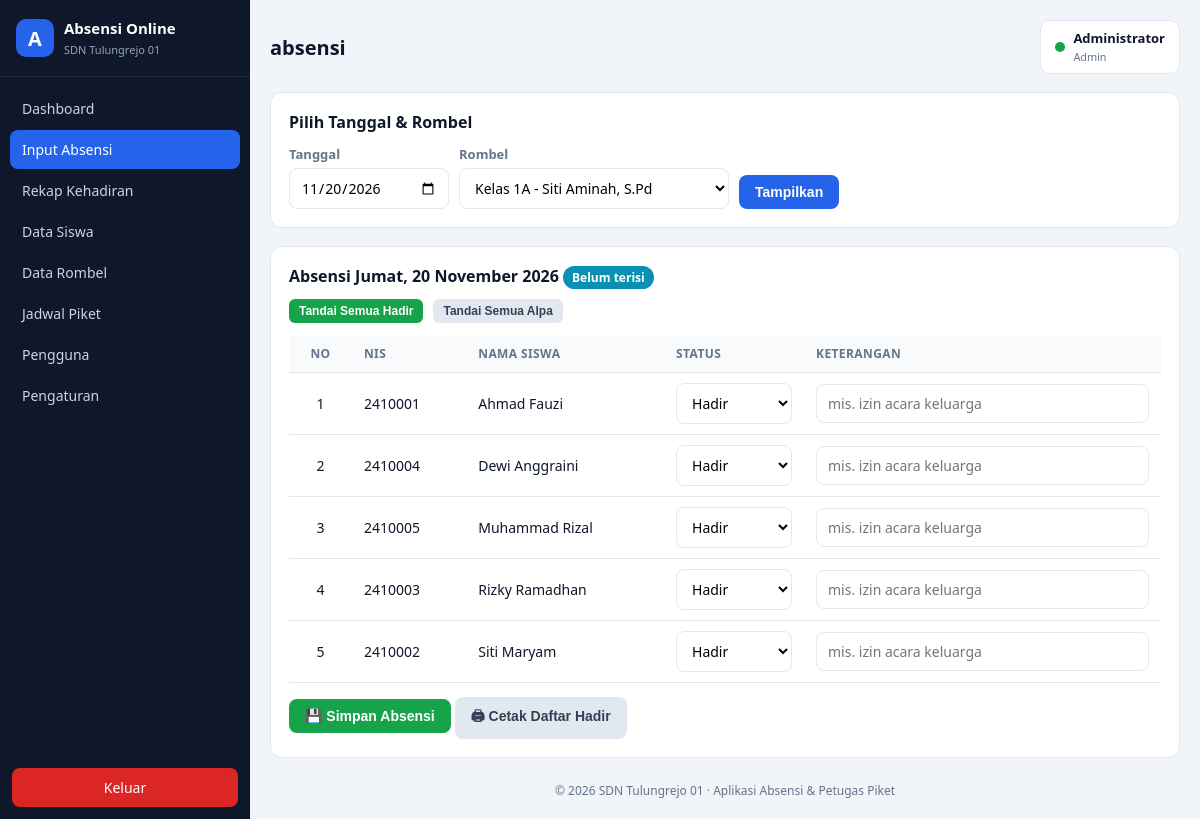
The app's page /absensi.php?rombel=1 (signed in) with its own data.
### tables this page shows
CREATE TABLE `pengaturan` (
  `id`              INT(11) NOT NULL AUTO_INCREMENT,
  `nama_sekolah`    VARCHAR(100) NOT NULL DEFAULT 'SDN Tulungrejo 01',
  `npsn`            VARCHAR(16) DEFAULT NULL,
  `alamat`          VARCHAR(150) DEFAULT NULL,
  `kepala_sekolah`  VARCHAR(100) DEFAULT NULL,
  `tahun_pelajaran` VARCHAR(9)  NOT NULL DEFAULT '2025/2026',
  `semester`        ENUM('Ganjil','Genap') NOT NULL DEFAULT 'Ganjil',
  `logo`            VARCHAR(255) DEFAULT NULL,
  PRIMARY KEY (`id`)
);

CREATE TABLE `siswa` (
  `nis`         VARCHAR(12) NOT NULL,
  `nisn`        VARCHAR(10) DEFAULT NULL,
  `nama`        VARCHAR(100) NOT NULL,
  `jk`          ENUM('L','P') NOT NULL DEFAULT 'L',
  `tempat_lahir` VARCHAR(50) DEFAULT NULL,
  `tgl_lahir`   DATE DEFAULT NULL,
  `alamat`      VARCHAR(150) DEFAULT NULL,
  `no_hp_ortu`  VARCHAR(15) DEFAULT NULL,
  `id_rombel`   INT(11) NOT NULL,
  `aktif`       TINYINT(1) NOT NULL DEFAULT 1,
  `created_at`  TIMESTAMP NOT NULL DEFAULT CURRENT_TIMESTAMP,
  PRIMARY KEY (`nis`),
  KEY `fk_siswa_rombel` (`id_rombel`),
  CONSTRAINT `fk_siswa_rombel` FOREIGN KEY (`id_rombel`)
      REFERENCES `rombel` (`id_rombel`) ON UPDATE CASCADE ON DELETE RESTRICT
);

### library/functions.php (called while the page is built, shortened)
<?php
function e($str)
{
    return htmlspecialchars((string)$str, ENT_QUOTES, 'UTF-8');
}
function tanggal_indo($tanggal)
{
    $bulan = [1 => 'Januari', 'Februari', 'Maret', 'April', 'Mei', 'Juni',
              'Juli', 'Agustus', 'September', 'Oktober', 'November', 'Desember'];
    $hari = ['Minggu', 'Senin', 'Selasa', 'Rabu', 'Kamis', 'Jumat', 'Sabtu'];
    $ts = strtotime($tanggal);
    return $hari[date('w', $ts)] . ', ' . date('j', $ts) . ' ' . $bulan[(int)date('n', $ts)] . ' ' . date('Y', $ts);
}
function get_pengaturan($conn)
{
    $r = $conn->query("SELECT * FROM pengaturan ORDER BY id ASC LIMIT 1")->fetch_assoc();
    return $r ?: [];
}
function current_user()
{
    return $_SESSION['user'] ?? null;
}

### absensi.php (the view, shortened to what this page needs)
<?php
$page = 'absensi';
require_once __DIR__ . '/library/header.php';
$setting = get_pengaturan($conn);
$tgl = $_GET['tgl'] ?? date('Y-m-d');
$idRombel = (int)($_GET['rombel'] ?? 0);
$rombelList = $conn->query("SELECT * FROM rombel ORDER BY tingkat, kode_rombel")->fetch_all(MYSQLI_ASSOC);
$siswaList = [];
$sudahTersimpan = false;
if ($idRombel > 0) {
    $stmt = $conn->prepare(
        "SELECT s.nis, s.nama, a.status, a.keterangan
         FROM siswa s
         LEFT JOIN absensi a ON a.nis = s.nis AND a.tgl_absen = ?
         WHERE s.id_rombel = ? AND s.aktif = 1
         ORDER BY s.nama"
    );
    $stmt->bind_param('si', $tgl, $idRombel);
    $stmt->execute();
    $siswaList = $stmt->get_result()->fetch_all(MYSQLI_ASSOC);
}
function status_options($selected)
{
    $opts = ['H' => 'Hadir', 'I' => 'Izin', 'S' => 'Sakit', 'A' => 'Alpa'];
    $html = '';
    foreach ($opts as $k => $v) {
        $html .= '<option value="' . $k . '"' . ($selected === $k ? ' selected' : '') . '>' . $v . '</option>';
    }
    return $html;
}
?>
<div class="card">
  <h2>Pilih Tanggal &amp; Rombel</h2>
  <form method="get" class="filter-bar">
    <div class="form-group">
      <label>Tanggal</label>
      <input type="date" name="tgl" value="<?= e($tgl) ?>" required>
    </div>
    <div class="form-group">
      <label>Rombel</label>
      <select name="rombel" required>
        <?php foreach ($rombelList as $r): ?>
          <option value="<?= (int)$r['id_rombel'] ?>" <?= $idRombel === (int)$r['id_rombel'] ? 'selected' : '' ?>>
            <?= e($r['nama_rombel']) ?><?= $r['wali_kelas'] ? ' - ' . e($r['wali_kelas']) : '' ?>
          </option>
        <?php endforeach; ?>
      </select>
    </div>
    <button class="btn">Tampilkan</button>
  </form>
</div>
<?php if ($idRombel > 0): ?>
<div class="card">
  <h2>
    Absensi <?= tanggal_indo($tgl) ?>
    <?php if ($sudahTersimpan): ?>
      <span class="badge badge-warning">Sudah terisi (disimpan ulang akan diperbarui)</span>
    <?php else: ?>
      <span class="badge badge-info">Belum terisi</span>
    <?php endif; ?>
  </h2>
  <?php if (!$siswaList): ?>
    <div class="alert alert-warning">Tidak ada siswa aktif pada rombel ini.</div>
  <?php else: ?>
    <form method="post">
      <div class="filter-bar no-print" style="margin-bottom:12px">
        <button type="button" class="btn btn-sm btn-success" onclick="setAllStatus('H')">Tandai Semua Hadir</button>
        <button type="button" class="btn btn-sm btn-secondary" onclick="setAllStatus('A')">Tandai Semua Alpa</button>
      </div>
      <div class="table-wrap">
        <table>
          <thead>
            <tr>
              <th class="center">No</th>
              <th>NIS</th>
              <th>Nama Siswa</th>
              <th style="width:140px">Status</th>
              <th>Keterangan</th>
            </tr>
          </thead>
          <tbody>
          <?php foreach ($siswaList as $i => $s): ?>
            <tr>
              <td class="center"><?= $i + 1 ?></td>
              <td><?= e($s['nis']) ?></td>
              <td><?= e($s['nama']) ?></td>
              <td>
                <select name="status[]"><?= status_options($s['status'] ?? 'H') ?></select>
              </td>
              <td>
                <input type="text" name="keterangan[]" value="<?= e($s['keterangan'] ?? '') ?>" placeholder="mis. izin acara keluarga">
              </td>
            </tr>
          <?php endforeach; ?>
          </tbody>
        </table>
      </div>
      <div style="margin-top:14px">
        <button class="btn btn-success">💾 Simpan Absensi</button>
        <button type="button" class="btn btn-secondary" onclick="cetak()">🖨 Cetak Daftar Hadir</button>
      </div>
    </form>
  <?php endif; ?>
</div>
<?php endif; ?>
<?php require_once __DIR__ . '/library/footer.php'; ?>

### library/header.php (shortened to what this page needs)
<?php
require_once __DIR__ . '/auth.php';
$user = current_user();
$setting = get_pengaturan($conn);
$page = $page ?? '';
$menu = [
    'dashboard' => ['Dashboard', 'index.php', 'all'],
    'absensi'   => ['Input Absensi', 'absensi.php', 'all'],
    'rekap'     => ['Rekap Kehadiran', 'rekap.php', 'all'],
    'siswa'     => ['Data Siswa', 'siswa.php', 'all'],
    'rombel'    => ['Data Rombel', 'rombel.php', 'admin'],
    'piket'     => ['Jadwal Piket', 'piket/index.php', 'all'],
    'users'     => ['Pengguna', 'users.php', 'admin'],
    'pengaturan'=> ['Pengaturan', 'pengaturan.php', 'admin'],
];
?>
<!DOCTYPE html>
<html lang="id">
<head>
<link rel="stylesheet" href="/app/assets/css/style.css">
</head>
<body>
<div class="layout">
  <aside class="sidebar" id="sidebar">
    <div class="brand">
      <div class="brand-logo">A</div>
      <div>
        <strong>Absensi Online</strong><br>
        <small><?= e($setting['nama_sekolah'] ?? 'SDN Tulungrejo 01') ?></small>
      </div>
    </div>
    <nav class="nav">
      <?php foreach ($menu as $key => $m): ?>
        <a href="<?= e($m[1]) ?>" class="<?= $page === $key ? 'active' : '' ?>"><?= e($m[0]) ?></a>
      <?php endforeach; ?>
    </nav>
    <a class="btn-logout" href="logout.php">Keluar</a>
  </aside>
  <main class="content">
    <header class="topbar">
      <h1><?= e($page ?: 'Dashboard') ?></h1>
      <div class="user-box">
        <span class="dot"></span>
        <div>
          <strong><?= e($user['nama']) ?></strong><br>
          <small><?= e(ucfirst($user['hak_akses'])) ?></small>
        </div>
      </div>
    </header>

### library/footer.php (shortened to what this page needs)
    <footer class="footer">
      &copy; <?= date('Y') ?> <?= e($setting['nama_sekolah'] ?? 'SDN Tulungrejo 01') ?> &middot; Aplikasi Absensi &amp; Petugas Piket
    </footer>
  </main>
</div>
</body>
</html>

### assets/css/style.css (style rules this page uses)
:root { --bg:#f1f5f9; --card:#ffffff; --side:#0f172a; --side2:#1e293b; --primary:#2563eb; --success:#16a34a; --warning:#d97706; --info:#0891b2; --danger:#dc2626; --text:#0f172a; --muted:#64748b; --line:#e2e8f0; }
* { margin:0;padding:0;box-sizing:border-box }
body { font-family:'Segoe UI',system-ui,Arial,sans-serif;background:var(--bg);color:var(--text);font-size:15px }
a { color:var(--primary);text-decoration:none }
.layout { display:flex;min-height:100vh }
.sidebar { width:250px;background:var(--side);color:#cbd5e1;display:flex;flex-direction:column;position:fixed;top:0;bottom:0;left:0;z-index:50 }
.brand { display:flex;gap:10px;align-items:center;padding:18px 16px;border-bottom:1px solid var(--side2);color:#fff }
.brand-logo { width:38px;height:38px;border-radius:10px;background:var(--primary);color:#fff;display:flex;align-items:center;justify-content:center;font-weight:700;font-size:20px }
.brand small { color:#94a3b8;font-size:11px }
.nav { flex:1;padding:12px 10px;display:flex;flex-direction:column;gap:2px;overflow-y:auto }
.nav a { color:#cbd5e1;padding:10px 12px;border-radius:8px;font-size:14px }
.nav a.active { background:var(--primary);color:#fff }
.btn-logout { margin:12px;padding:10px;text-align:center;background:var(--danger);color:#fff;border-radius:8px;font-size:14px }
.content { flex:1;margin-left:250px;padding:20px;min-width:0 }
.topbar { display:flex;align-items:center;gap:14px;margin-bottom:18px }
.topbar h1 { font-size:20px;flex:1 }
.user-box { display:flex;gap:8px;align-items:center;background:var(--card);padding:8px 14px;border-radius:10px;border:1px solid var(--line);font-size:13px }
.user-box small { color:var(--muted) }
.dot { width:10px;height:10px;border-radius:50%;background:var(--success) }
.card { background:var(--card);border:1px solid var(--line);border-radius:12px;padding:18px;margin-bottom:18px }
.card h2 { font-size:16px;margin-bottom:12px }
.table-wrap { overflow-x:auto }
table { width:100%;border-collapse:collapse;font-size:14px }
th,td { padding:10px 12px;text-align:left;border-bottom:1px solid var(--line);white-space:nowrap }
th { background:#f8fafc;color:var(--muted);font-weight:600;font-size:12px;text-transform:uppercase;letter-spacing:.4px }
.center { text-align:center }
.form-group { margin-bottom:14px }
.form-group label { display:block;font-size:13px;margin-bottom:5px;color:var(--muted);font-weight:600 }
input[type=text],input[type=password],input[type=date],input[type=number],input[type=email],select,textarea { width:100%;padding:9px 11px;border:1px solid var(--line);border-radius:8px;font-size:14px;background:#fff;font-family:inherit }
.btn { display:inline-block;padding:9px 16px;border-radius:8px;border:none;cursor:pointer;font-size:14px;font-weight:600;background:var(--primary);color:#fff }
.btn-sm { padding:5px 10px;font-size:12px;border-radius:6px }
.btn-success { background:var(--success) }
.btn-secondary { background:#e2e8f0;color:#334155 }
.badge { padding:3px 9px;border-radius:999px;font-size:12px;font-weight:600;color:#fff }
.badge-info { background:var(--info) }
.filter-bar { display:flex;flex-wrap:wrap;gap:10px;align-items:flex-end }
.filter-bar .form-group { margin-bottom:0;min-width:160px }
.footer { margin-top:24px;color:var(--muted);font-size:12px;text-align:center }

### records on screen
pengaturan: nama_sekolah "SDN Tulungrejo 01"
siswa: nis "2410001", nama "Ahmad Fauzi"
siswa: nis "2410004", nama "Dewi Anggraini"
siswa: nis "2410005", nama "Muhammad Rizal"
siswa: nis "2410003", nama "Rizky Ramadhan"
siswa: nis "2410002", nama "Siti Maryam"

### other values on screen
$m[0] "Dashboard"
$m[0] "Input Absensi"
$m[0] "Rekap Kehadiran"
$m[0] "Data Siswa"
$m[0] "Data Rombel"
$m[0] "Jadwal Piket"
$m[0] "Pengguna"
$m[0] "Pengaturan"
$page ?: 'Dashboard' "absensi"
$user['nama'] "Administrator"
$user['hak_akses'] "Admin"
tanggal_indo($tgl) "Jumat, 20 November 2026"
form field rombel "Kelas 1A - Siti Aminah, S.Pd"
form field value "Hadir"
